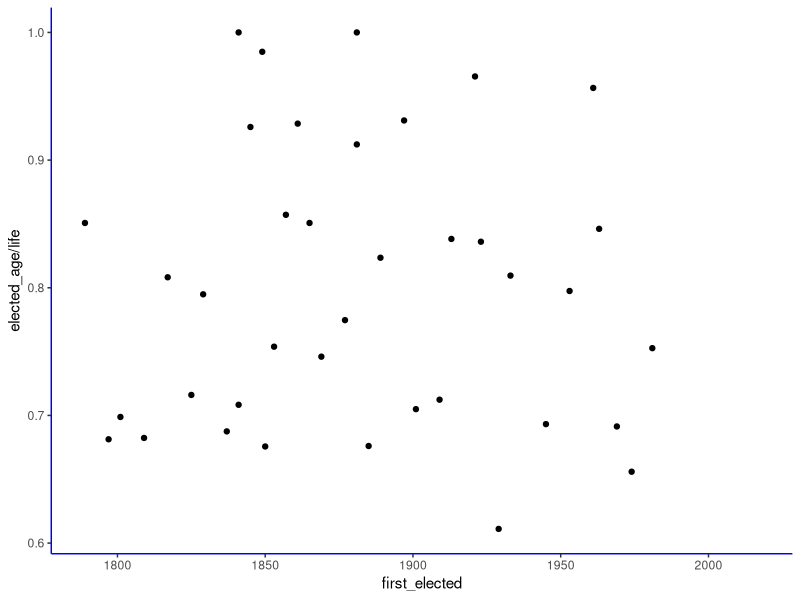
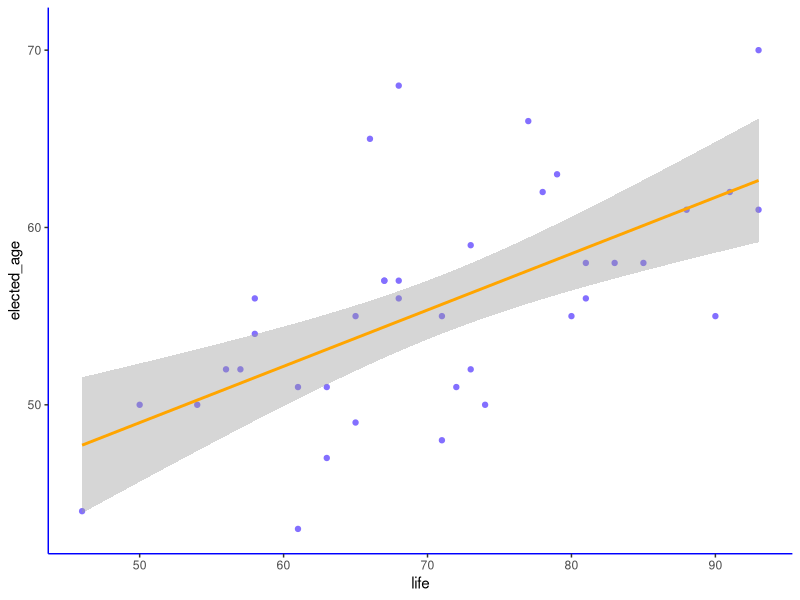
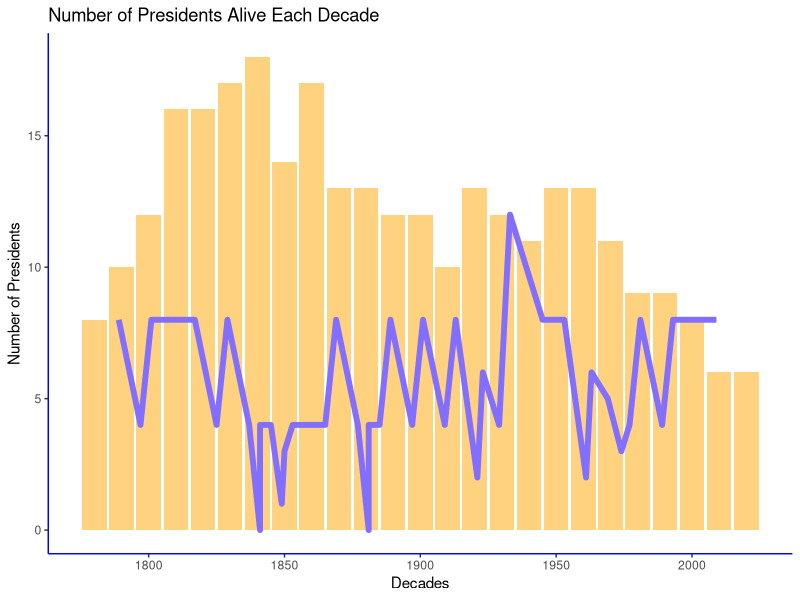
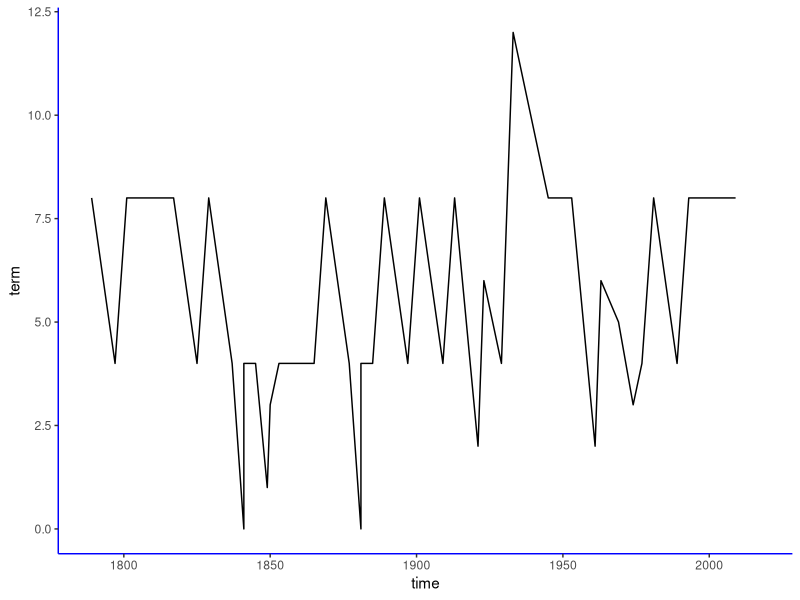
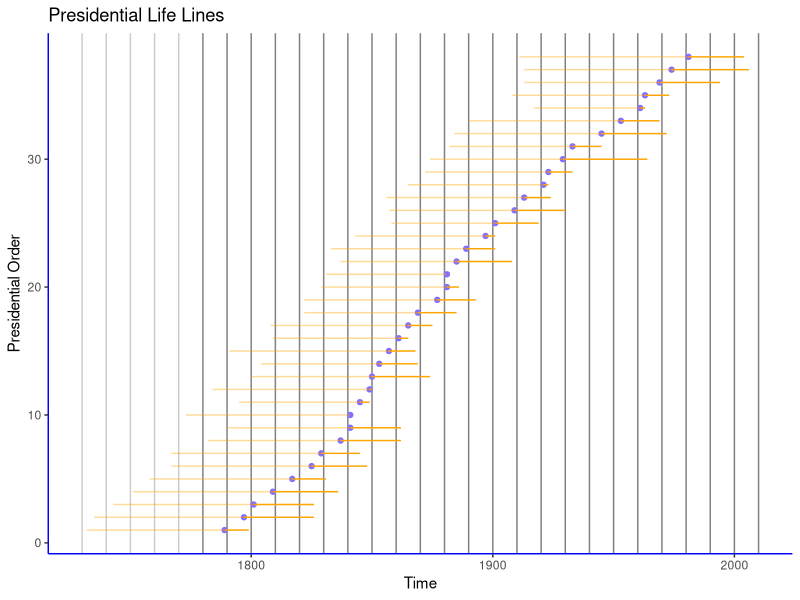
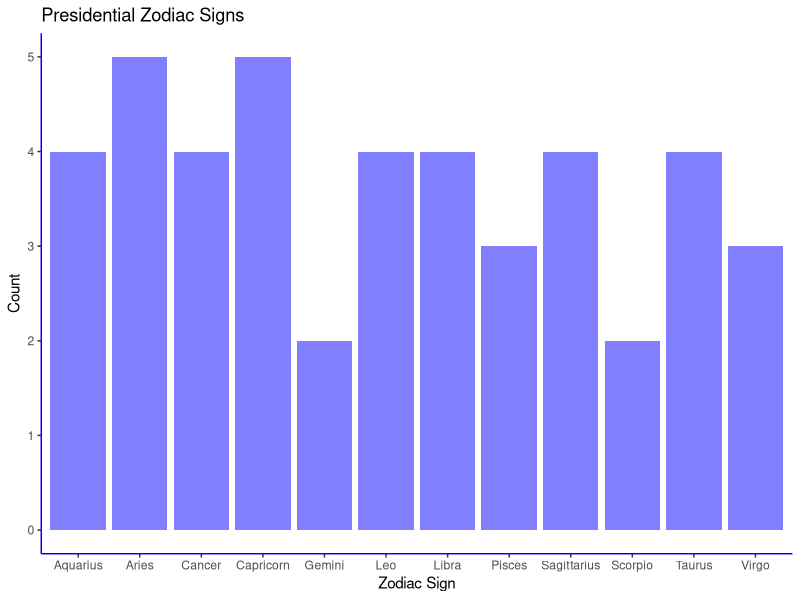

Generate these figures, in order, with R:
# All of the Presidents #
library(tidyverse)
library(lubridate)

setwd('~/Desktop/Real Life/Coding Projects/Presidents/')

# plotting sytle options.
clean_plot =  theme(axis.line = element_line(colour = "blue"), panel.grid.major = element_blank(),
                    panel.grid.minor = element_blank(), panel.border = element_blank(),
                    panel.background = element_blank(), legend.key = element_blank())

##### READING IN DATA #####
pres1 = read.csv('presidents1.csv', stringsAsFactors = F)
pres2 = read.csv('presidents2.csv', stringsAsFactors = F)

##### CLEANING UP DATA ####

# we just want the president's name
pres2$justPresident = substr(pres2$President, 1, (regexpr('\\(', pres2$President)-2) )
pres2 = pres2[,c(3,2)]
names(pres2) = c('President', 'First Elected')

# cleaning up a few middle name errors:
pres2[pres2$`First Elected` == 1933,]$President = 'Franklin Roosevelt'
pres2[pres2$`First Elected` == 1953,]$President = 'Dwight Eisenhower'


# clean up the birth dates (this was a hot mess)
sec1 = pres1[1:33,1:2] # selecting one type of date format
sec2 = pres1[34:nrow(pres1),1:2] # the other type of date format
sec1$newBirth = as.Date(sec1$Birth.Date, format = '%b %d, %Y') # converting them to dates
sec2$newBirth = as.Date(sec2$Birth.Date, format = '%d-%b-%y') # trying to convert to dates

# if they were born in "17," it assumed 2017, not 1917 or any other century. This turned them into a string,
# then changed the first two letters into "19."
sec2$newBirth = as.Date(sapply(as.character(sec2$newBirth), function(x) gsub(x, pattern = substr(x,1,2), replacement = '19')))

# put the pieces back together for their birth dates.
sec3 = rbind(sec1[,c(1,3)],sec2[,c(1,3)])
pres1 = merge(pres1, sec3, by = 'President')

# cleaning up the death dates
sec1 = pres1[order(pres1$Death.Date),][1:17,] # selecting one type of date format.
sec2 = pres1[order(pres1$Death.Date),][18:38,] #selecting the other date format.
# some presidents are still alive, so we exclude NAs for now.
sec2$newDeath = as.Date(sec2$Death.Date, format = '%b %d, %Y') # first conversion attempt
sec1$newDeath = as.Date(sec1$Death.Date, format = '%d-%b-%y') # first conversion attempt
sec1$newDeath = as.character(sec1$newDeath) # characters are easier to modify here.
sec1 = sec1[order(sec1$newBirth),] # ordering so we can quickly grab those who died before 2000.
sec4 = sec1[c(1:10,17),] # selecting those who died before 2000 (old guys + Kennedy).
# this is the same step as before, substituting in for the last century.
sec4$newDeath = as.Date(sapply(as.character(sec4$newDeath), function(x) gsub(x, pattern = substr(x,1,2), replacement = '19')))
# put these back together with only pertinent information.
sec5 = merge(sec1[,c('President', 'newBirth')], sec4[,c('President', 'newDeath')], by = 'President')

# only selecting presidents didn't need correcting.
sec6 = sec1[!sec1$President %in% sec4$President,c('President', 'newBirth', 'newDeath')]
sec7 = rbind(sec5, sec6) # putting these pieces together.

# combining the problem childs and the one-step conversions.
sec8 = rbind(sec2[,c('President', 'newBirth', 'newDeath')], sec7)

# taking care of the NAs
sec9 = pres1[is.na(pres1$Death.Date),]
sec9$newDeath = NA
sec9 = sec9[,c('President', 'newBirth', 'newDeath')]

# adding in the NAs.
sec10 = rbind(sec8, sec9)

# rewriting pres1
pres1 = sec10

# creating a final, functional pres3 with all date information in Date format.
pres3 = merge(pres1, pres2, by = 'President')

##### MORE STATS OF INTEREST #####

# taking only the years, since it otherwise calculates time differences in seconds. This gives a good
# enough approximation for me.
pres3$shortBirth = as.numeric(substr(as.character(cut(pres3$newBirth, breaks = 'years')), 1,4))
pres3$shortDeath = as.numeric(substr(as.character(cut(pres3$newDeath, breaks = 'years')), 1,4))

# cleaning up / creating new variables
pres3$first_elected = pres3$`First Elected`
pres3$life = pres3$shortDeath - pres3$shortBirth
pres3$elected_age = pres3$`First Elected` - pres3$shortBirth
pres3$remaining_life = pres3$life - pres3$elected_age

# presidents alive each decade
decades = data.frame('time' = seq(1780,2020,10))
for (i in 1:nrow(decades)){
  decades$alive[i] = nrow(pres3[(pres3$shortDeath > decades$time[i] & pres3$shortBirth < decades$time[i]),])
}

# terms for each president
terms = data.frame('time' = pres3$first_elected[order(pres3$first_elected)])
for (i in 1:nrow(terms)){
  terms$term[i] = terms$time[i+1] - terms$time[i]
}

# cleaning up code for the markdown document
temp1 = pres3[order(pres3$first_elected),c(1,5,7,6)]
names(temp1) = c('President', 'BirthYear', 'FirstElected', 'DeathYear')
p1 = temp1

# cleaning up code for the markdown document
temp2 = pres3[order(pres3$first_elected),c(1,8:10)]
names(temp2) = c('President', 'Lifespan', 'ElectedAge', 'RemainingYears')
p2 = temp2


# zodiac signs for presidents
zodiac = data.frame('sign' = c('Aries', 'Taurus', 'Gemini', 'Cancer', 'Leo', 'Virgo', 'Libra', 'Scorpio',
                               'Sagittarius', 'Capricorn', 'Aquarius', 'Pisces'),
                    'start_dates' = (c('Mar 21', 'Apr 21', 'May 21', 'Jun 22', 'Jul 23', 'Aug 24',
                                              'Sep 24', 'Oct 24', 'Nov 23', 'Dec 22', 'Jan 21', 'Feb 19')))

# converting to day of year, which makes it easier to find the ranges.
zodiac$start2 = as.Date(zodiac$start_dates, format = '%b %d')  
zodiac$start = as.numeric(strftime(zodiac$start2, format = "%j")) # this is day of year format.
zodiac = zodiac[order(-zodiac$start),] # ordering numerically to make ranges easier to calculate.
zodiac$end = zodiac$start - 1
zodiac$end = c(zodiac$end[c(nrow(zodiac), 2:nrow(zodiac)-1)]) # shifting rows by one. 
zodiac$count = 0
zodiac = zodiac[,-c(2,3)]

# binning the presidents
zpres = as.numeric(strftime(pres3$newBirth, format = '%j'))
zpres2 = data.frame('DOY' = zpres, 'cat' = cut(zpres, breaks = zodiac$end, labels = F)) # cut bins it.
zpres2[is.na(zpres2$cat),] = 12 # everything that didn't find a category is in the last category.
zodiac$count = table(zpres2$cat)
zodiac$count = as.integer(zodiac$count)


##### GRAPHING #####

# graphing over time
ggplot(data = pres3, aes(x = first_elected)) +
  # geom_point(aes(y = life), color = 'slateblue1') +
  geom_point(aes(y = elected_age/life), color = 'black') +
  # geom_point(aes(y = remaining_life), color = 'black') +
  # geom_point(aes(y = elected_age), color = 'orange') +
  clean_plot

# graphing two variables
ggplot(data = pres3, aes(x = life, y = elected_age)) +
  geom_point(color = 'slateblue1') +
  stat_smooth(method = 'lm', formula = y ~ x, color = 'orange') +
  clean_plot


# graphing presidents over decades
ggplot() +
  geom_bar(data = decades, aes(x = time, weight = alive), alpha = .5, fill = 'orange') +
  geom_line(data = terms, aes(x = time, y = term), color = 'slateblue1', size = 2) +
  labs(x = 'Decades', y = 'Number of Presidents', title = 'Number of Presidents Alive Each Decade') +
  clean_plot


# graphing terms over time
ggplot(data = terms) +
  geom_line(aes(x = time, y = term)) +
  clean_plot


# reforming data for presidential life lines 
pres4 = pres3[complete.cases(pres3),]
pres4 = pres4[order(pres4$first_elected),]
pres4$id = seq.int(1,nrow(pres4))

# graphing presidents' life lines
ggplot(data = pres4, aes(x = first_elected, y = id)) +
  geom_vline(xintercept = seq(1730,1770,10), alpha = .2) +
  geom_vline(xintercept = seq(1780,2010,10), alpha = .5) +
  geom_point(color = 'slateblue1') +
  geom_segment(aes(x = shortBirth, xend = first_elected, yend = id), alpha = .4, color = 'orange') +
  geom_segment(aes(xend = first_elected+remaining_life, yend = id), color = 'orange') +
  labs(x = 'Time', y = 'Presidential Order', title = 'Presidential Life Lines') +
  clean_plot

# graphing the zodiacs of presidents
ggplot(data = zodiac) +
  geom_bar(aes(x = sign, weight = count), alpha = .5, fill = 'blue') +
  labs(x = 'Zodiac Sign', y = 'Count', title = 'Presidential Zodiac Signs') +
  clean_plot


# correlations
fit1 = lm(elected_age ~ life, data = pres3)
# summary(fit1)
# summary(fit1)$adj.r.squared



##### CONCLUSIONS #####

# Time vs Life : expected outcome to increase over time, but it's fairly scattered.
# This could be from not enough data to see this general trend, or that I'm just misinterpreting
# this trend (avearge life expectancy may have been stable during this time). When I looked it up,
# it appears that a couple things are happening. Data going back to 1850s (in England) shows life
# expectancy of a new born and a 5 year old both increasing over time. We are actually getting better
# at living longer. We also see the survival gap between a newborn and a 5 year old decrease to almost
# nothing in modern times, as infant mortality decreases considerably. It appears both trends are
# true. One hypothesis is that presidents are not a good sample of the general population. They tend
# to be (with few exceptions), rich, old, white men. As we see in the graph on this wonderful website
# (https://ourworldindata.org/life-expectancy/), life expectancy once you've made it to past 40-50, has
# really only increased in the last 50 years. Another hypothesis is that with more wealth, the more health
# care you can afford.

# Time vs Age in Life Elected : expected outcome unknown! Maybe initially older and getting younger
# because it's easier to become publicly known now. Back then, you'd take time to build reputation.
# However, there's no trend here, it's equally scattered.

# Age Elected vs Life : expected outcome to increase as people would wait until they were older to
# run for office. If you were going to die at 50, run at 35, not 45. There is a correlation here!
# It's a weak correlation, but significant.

# One Terms or Two(+) Terms : expected outcome to increase over time, with FDR at a peak. Reality
# demonstrates that there being several points with early departures in the mid-1800s and a string of 
# one term presidents, but no significant overarching trend. 

# Number of Presidents Alive Over Time : expected outcome to be same as Reddit, and we find it to be
# the same as Reddit! Life expectancy doesn't seem to play a big role here. It could be that there are
# more one term presidents earlier, and two term presidents reduce the number of presidents in play.
# FDR must have killed off many presidents during his tenure.


##### PIPING DATA TO RMARKDOWN ####

# I haven't quite got the hang of RMarkdown yet, and got caught with data/code in an R file, with all the 
# graphs, analysis, and formatting in the Rmd file. I'm exporting the data to be picked up by the markdown
# and used quickly. I'll figure out a better way before starting the next project.

# write.csv(p1, 'DataForMD/p1.csv')
# write.csv(p2, 'DataForMD/p2.csv')
# write.csv(pres3, 'DataForMD/pres3.csv')
# write.csv(decades, 'DataForMD/decades.csv')
# write.csv(pres4, 'DataForMD/pres4.csv')
# write.csv(zodiac, 'DataForMD/zodiac.csv')
# write.csv(summary(fit1)$adj.r.squared, 'DataForMD/fit1.csv')
